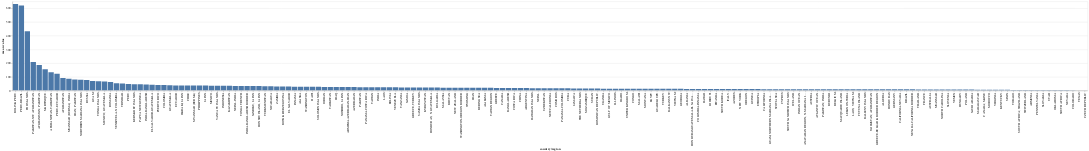

This figure's notebook cell:
### Code cell
alt.Chart(countries).mark_bar().encode(
    x=alt.X('country/region', sort='-y'),
    y=alt.X('mean value')
).interactive()

### Figure 1 — Vega-Lite specification as saved in the notebook (floating-point values rounded to 4 significant figures; data arrays with more than 128 entries replaced by an {"elided": "..."} marker saying what was removed)
{"config": {"view": {"continuousWidth": 400, "continuousHeight": 300}}, "data": {"name": "data-597ab4a16d64617dba12b1ad979a3a34"}, "mark": "bar", "encoding": {"x": {"type": "nominal", "field": "country/region", "sort": "-y"}, "y": {"type": "quantitative", "field": "mean value"}}, "selection": {"selector011": {"type": "interval", "bind": "scales", "encodings": ["x", "y"]}}, "$schema": "https://vega.github.io/schema/vega-lite/v4.8.1.json", "datasets": {"data-597ab4a16d64617dba12b1ad979a3a34": {"elided": "181 records"}}}
